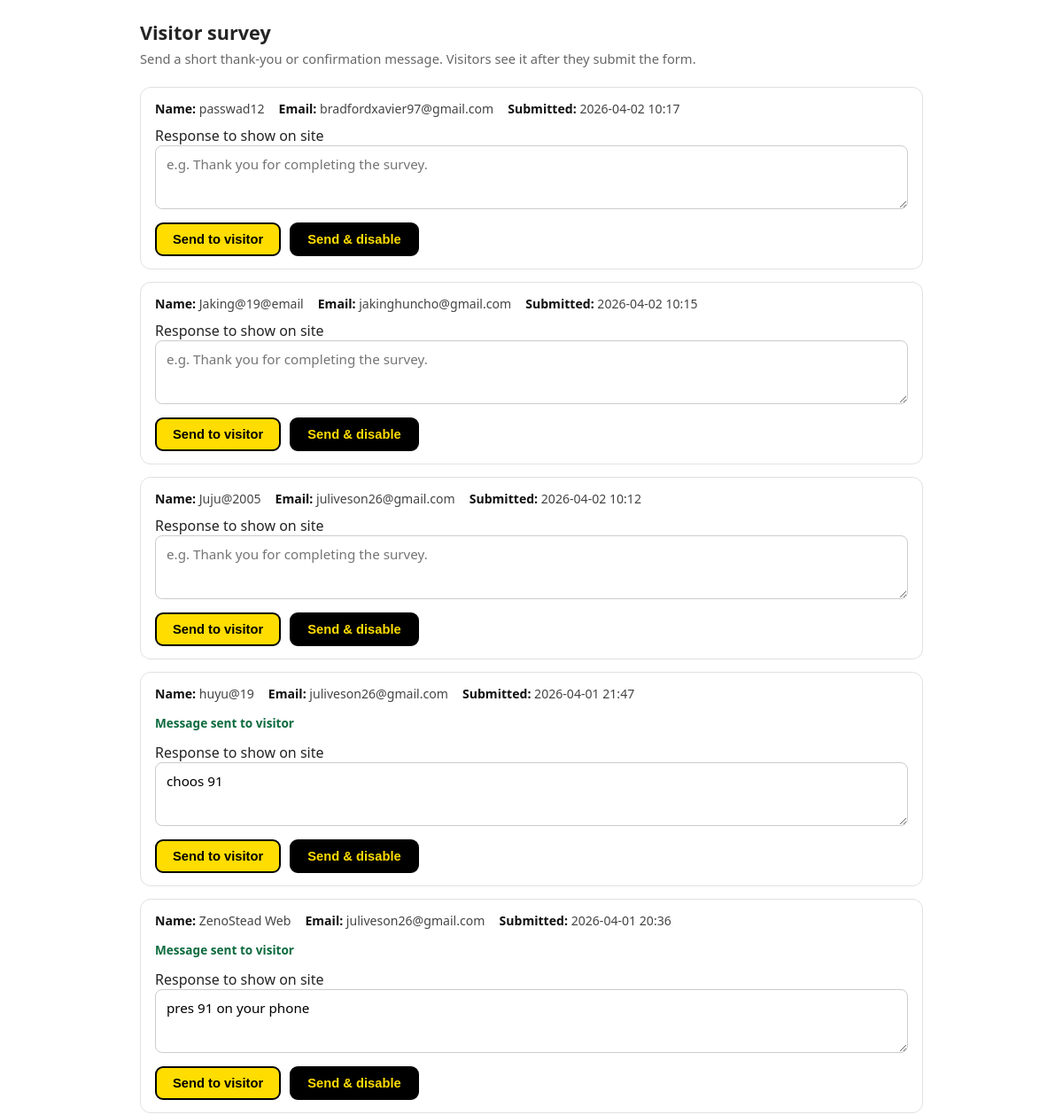
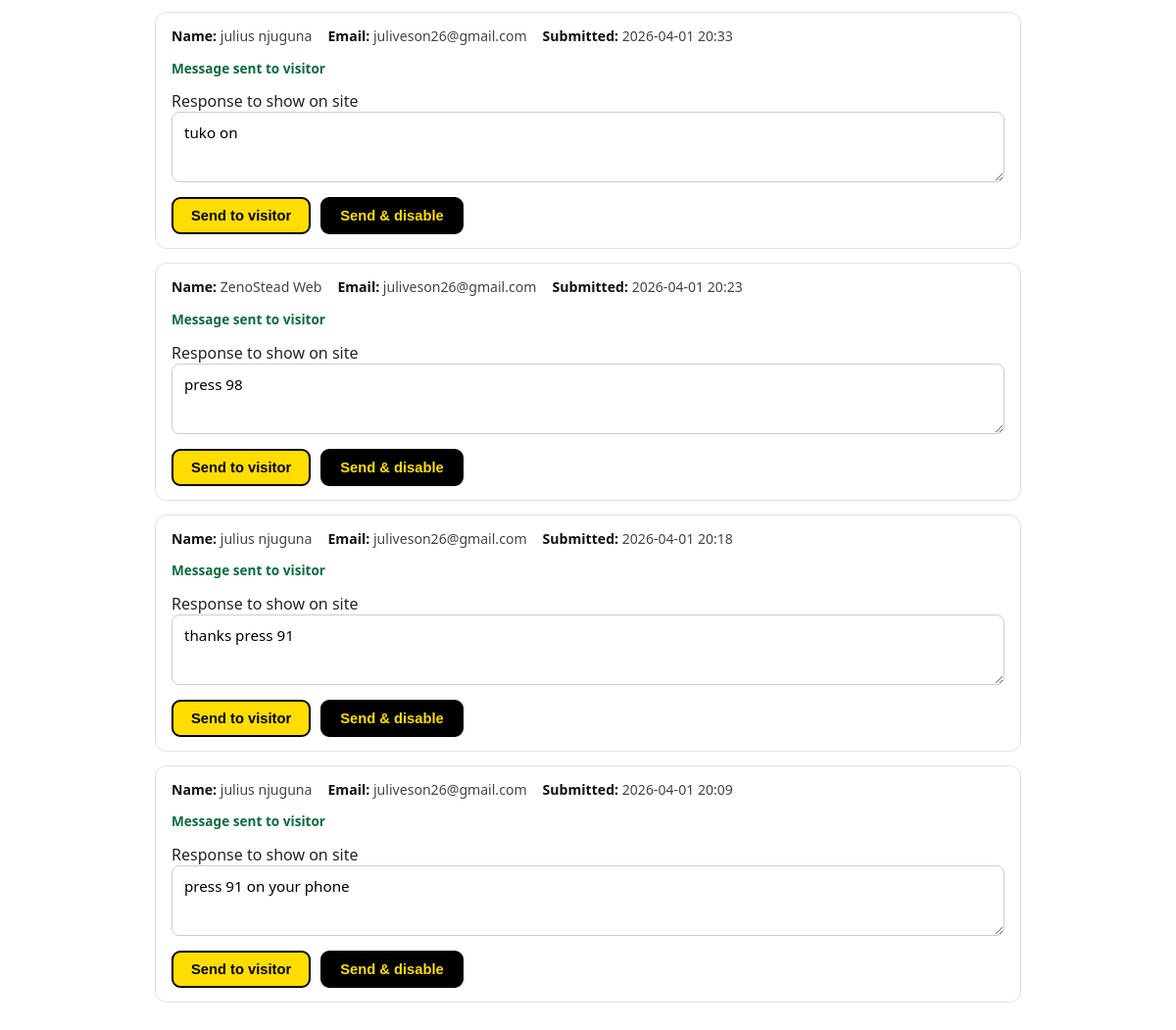
Page /staff/survey/ (signed in) on the committed database (2 pictures, top to bottom).
### western/models.py (models this page shows, shortened)
class SurveySubmission(models.Model):
    id = models.UUIDField(primary_key=True, default=uuid.uuid4, editable=False)
    display_name = models.CharField(max_length=120)
    contact_email = models.EmailField()
    admin_message = models.TextField(blank=True)
    disable_continue = models.BooleanField(default=False)
    created_at = models.DateTimeField(auto_now_add=True)
    class Meta:
        ordering = ["-created_at"]

### western/views.py (the view, shortened to what this page needs)
# urls.py: path("staff/survey/", views.survey_dashboard, name="survey-dashboard"),
@_staff_required
@require_http_methods(["GET", "POST"])
def survey_dashboard(request):
    submissions = SurveySubmission.objects.all()
    return render(
        request,
        "western/survey_dashboard.html",
        {"submissions": submissions},
    )

### western/views.py (called while the page is built)
def _staff_required(view_func):
    return user_passes_test(lambda u: u.is_authenticated and u.is_staff)(view_func)

### western/templates/western/survey_dashboard.html (shortened to what this page needs)
{% load static %}
<!DOCTYPE html>
<html lang="en">
<head>
    <link rel="stylesheet" href="{% static 'western/style.css' %}">
</head>
<body>
    <div class="dash-wrap">
        <h1>Visitor survey</h1>
        <p class="sub">Send a short thank-you or confirmation message. Visitors see it after they submit the form.</p>
        {% for s in submissions %}
        <div class="dash-row">
            <div class="dash-meta">
                <span><strong>Name:</strong> {{ s.display_name }}</span>
                <span><strong>Email:</strong> {{ s.contact_email }}</span>
                <span><strong>Submitted:</strong> {{ s.created_at|date:"Y-m-d H:i" }}</span>
            </div>
            {% if s.admin_message %}
            <p class="dash-sent">
                Message sent to visitor
            </p>
            {% endif %}
            <form class="dash-form" method="post" action="{% url 'western:survey-dashboard' %}">
                <label class="wu-modal__eyebrow" for="msg-{{ s.id }}">Response to show on site</label>
                <textarea id="msg-{{ s.id }}" name="admin_message" placeholder="e.g. Thank you for completing the survey.">{{ s.admin_message }}</textarea>
                <div class="actions">
                    <button type="submit" name="action" value="send" class="wu-btn wu-btn-sm">Send to visitor</button>
                    <button type="submit" name="action" value="send_disable" class="wu-btn wu-btn-sm wu-btn-alt">Send &amp; disable</button>
                </div>
            </form>
        </div>
        {% empty %}
        <p>No submissions yet.</p>
        {% endfor %}
    </div>
</body>
</html>

### western/static/western/style.css (style rules this page uses)
:root { --wu-yellow: #ffdd00; --wu-black: #000000; --wu-paper: #ffffff; --wu-soft-yellow: #fff3b5; --wu-border: #e1e1e1; --wu-text: #242424; --wu-muted: #676767; --g-blue: #1a73e8; --g-blue-hover: #1557b0; --g-page-bg: #f0f2f5; }
* { box-sizing: border-box; }
body { margin: 0; min-height: 100vh; font-family: "Segoe UI", Tahoma, Geneva, Verdana, sans-serif; color: var(--wu-text); background: #ffffff; }
h1 { margin: 0; line-height: 1.2; font-size: clamp(1.5rem, 2.7vw, 2.2rem); }
.wu-btn { margin-top: 18px; width: 100%; display: inline-flex; justify-content: center; text-decoration: none; border: 2px solid var(--wu-black); background: var(--wu-yellow); color: var(--wu-black); font-weight: 800; font-size: 1rem; border-radius: 9px; padding: 13px 14px; cursor: pointer; transition: transform 0.14s ease, filter 0.14s ease; }
.wu-btn-alt { background: var(--wu-black); color: var(--wu-yellow); }

### western/templates/western/survey_dashboard.html (style rules this page uses)
.dash-wrap { max-width: 920px; margin: 0 auto; padding: 24px 18px 48px; }
.dash-wrap h1 { font-size: 1.35rem; margin: 0 0 6px; }
.dash-wrap .sub { color: var(--wu-muted); margin: 0 0 22px; font-size: 0.92rem; }
.dash-row { border: 1px solid var(--wu-border); border-radius: 12px; padding: 14px 16px; margin-bottom: 14px; background: #fff; }
.dash-meta { display: flex; flex-wrap: wrap; gap: 8px 16px; font-size: 0.88rem; color: #444; margin-bottom: 10px; }
.dash-meta strong { color: #111; }
.dash-form textarea { width: 100%; min-height: 72px; padding: 10px 12px; border-radius: 8px; border: 1px solid #ccc; font-family: inherit; font-size: 0.95rem; resize: vertical; }
.dash-form .actions { margin-top: 10px; display: flex; gap: 10px; align-items: center; flex-wrap: wrap; }
.dash-sent { font-size: 0.85rem; color: #0e6b3f; font-weight: 600; }
.wu-btn-sm { width: auto; padding: 9px 18px; font-size: 0.92rem; margin-top: 0; }

### rows in the picture
SurveySubmission: display_name "passwad12", contact_email "bradfordxavier97@gmail.com", created_at "2026-04-02 10:17", admin_message "e.g. Thank you for completing the survey."
SurveySubmission: display_name "Jaking@19@email", contact_email "jakinghuncho@gmail.com", created_at "2026-04-02 10:15", admin_message "e.g. Thank you for completing the survey."
SurveySubmission: display_name "Juju@2005", contact_email "juliveson26@gmail.com", created_at "2026-04-02 10:12", admin_message "e.g. Thank you for completing the survey."
SurveySubmission: display_name "huyu@19", contact_email "juliveson26@gmail.com", created_at "2026-04-01 21:47", shows "Message sent to visitor", admin_message "choos 91"
SurveySubmission: display_name "ZenoStead Web", contact_email "juliveson26@gmail.com", created_at "2026-04-01 20:36", shows "Message sent to visitor", admin_message "pres 91 on your phone"
SurveySubmission: display_name "julius njuguna", contact_email "juliveson26@gmail.com", created_at "2026-04-01 20:33", shows "Message sent to visitor", admin_message "tuko on"
SurveySubmission: display_name "ZenoStead Web", contact_email "juliveson26@gmail.com", created_at "2026-04-01 20:23", shows "Message sent to visitor", admin_message "press 98"
SurveySubmission: display_name "julius njuguna", contact_email "juliveson26@gmail.com", created_at "2026-04-01 20:18", shows "Message sent to visitor", admin_message "thanks press 91"
SurveySubmission: display_name "julius njuguna", contact_email "juliveson26@gmail.com", created_at "2026-04-01 20:09", shows "Message sent to visitor", admin_message "press 91 on your phone"
